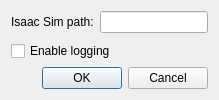
<?xml version="1.0" encoding="UTF-8"?>
<ui version="4.0">
 <class>SettingsDialog</class>
 <widget class="QDialog" name="SettingsDialog">
  <property name="windowTitle">
   <string>Settings</string>
  </property>
  <layout class="QVBoxLayout" name="verticalLayout">
   <item>
    <layout class="QFormLayout" name="formLayout">
     <item row="0" column="0">
      <widget class="QLabel" name="labelPath">
       <property name="text">
        <string>Isaac Sim path:</string>
       </property>
      </widget>
     </item>
     <item row="0" column="1">
      <widget class="QLineEdit" name="lineEditPath"/>
     </item>
    </layout>
   </item>
   <item>
    <widget class="QCheckBox" name="checkBoxLogging">
     <property name="text">
      <string>Enable logging</string>
     </property>
    </widget>
   </item>
   <item>
    <widget class="QDialogButtonBox" name="buttonBox">
     <property name="orientation">
      <enum>Qt::Horizontal</enum>
     </property>
     <property name="standardButtons">
      <set>QDialogButtonBox::Cancel|QDialogButtonBox::Ok</set>
     </property>
    </widget>
   </item>
  </layout>
 </widget>
 <resources/>
 <connections>
  <connection>
   <sender>buttonBox</sender>
   <signal>accepted()</signal>
   <receiver>SettingsDialog</receiver>
   <slot>accept()</slot>
   <hints>
    <hint type="sourcelabel">
     <x>248</x>
     <y>254</y>
    </hint>
    <hint type="destinationlabel">
     <x>157</x>
     <y>274</y>
    </hint>
   </hints>
  </connection>
  <connection>
   <sender>buttonBox</sender>
   <signal>rejected()</signal>
   <receiver>SettingsDialog</receiver>
   <slot>reject()</slot>
   <hints>
    <hint type="sourcelabel">
     <x>316</x>
     <y>260</y>
    </hint>
    <hint type="destinationlabel">
     <x>286</x>
     <y>274</y>
    </hint>
   </hints>
  </connection>
 </connections>
</ui>
